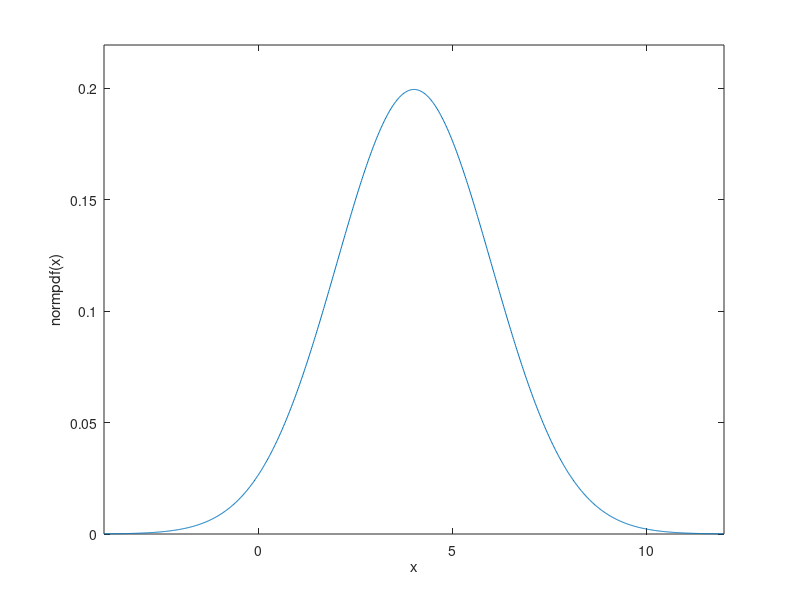
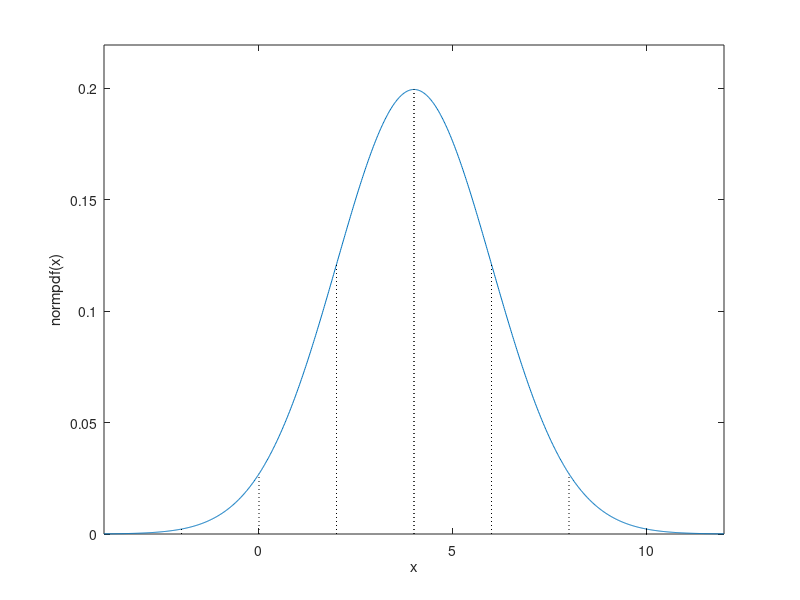

Write MATLAB code to recreate these figures, in order.
function demo_normpdf
%% demo_normpdf: Plot normpdf

%% Parameters for the plot
mu    = 4; 
sigma = 2;

alpha = 4;
xMin = mu - alpha*sigma;
xMax = mu + alpha*sigma;

nPlot = 1000;
xPlot = linspace(xMin,xMax,nPlot);

%% Plot normpdf
normalPdf = normpdf(xPlot,mu,sigma);

figure(1); clf
plot(xPlot,normalPdf)
xlabel('x'); ylabel('normpdf(x)')
axis ([xMin xMax 0 1.1*normpdf(mu,mu,sigma)]);

%% Symmetric intervals around the mean
figure(2); clf
plot(xPlot,normalPdf)
xlabel('x'); ylabel('normpdf(x)')
axis ([xMin xMax 0 1.1*normpdf(mu,mu,sigma)]);

for alpha = 0:3
   xLower = mu-alpha*sigma;
   xUpper = mu+alpha*sigma;
   hold on
   plot([xLower xLower],[0 normpdf(xLower,mu,sigma)],'k','LineStyle',':');
   plot([xUpper xUpper],[0 normpdf(xUpper,mu,sigma)],'k','LineStyle',':');
   hold off 
end